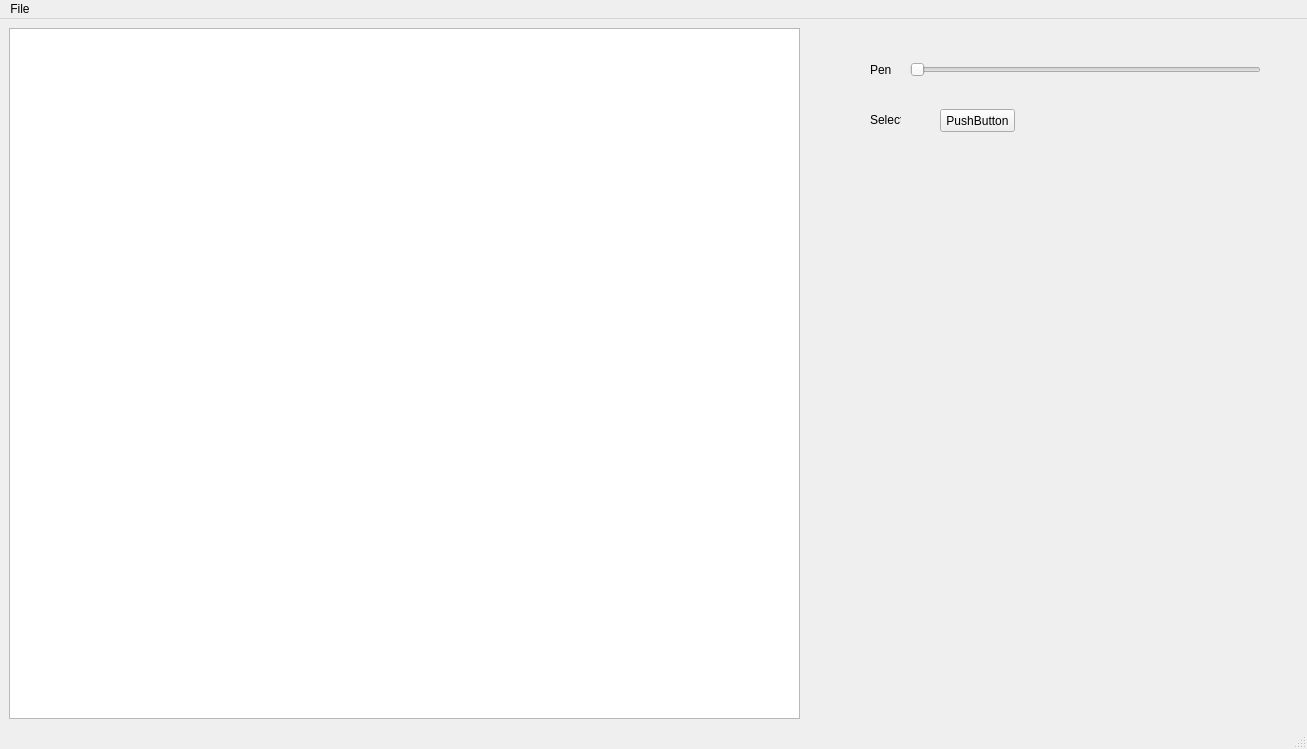
<?xml version="1.0" encoding="UTF-8"?>
<ui version="4.0">
 <class>DrawPictureWindow</class>
 <widget class="QMainWindow" name="DrawPictureWindow">
  <property name="geometry">
   <rect>
    <x>0</x>
    <y>0</y>
    <width>1307</width>
    <height>749</height>
   </rect>
  </property>
  <property name="windowTitle">
   <string>DrawPictureWindow</string>
  </property>
  <widget class="QWidget" name="centralwidget">
   <widget class="QGraphicsView" name="graphicsView">
    <property name="geometry">
     <rect>
      <x>9</x>
      <y>9</y>
      <width>791</width>
      <height>691</height>
     </rect>
    </property>
   </widget>
   <widget class="QSlider" name="horizontalSlider">
    <property name="geometry">
     <rect>
      <x>910</x>
      <y>40</y>
      <width>351</width>
      <height>21</height>
     </rect>
    </property>
    <property name="orientation">
     <enum>Qt::Horizontal</enum>
    </property>
   </widget>
   <widget class="QLabel" name="label">
    <property name="geometry">
     <rect>
      <x>870</x>
      <y>40</y>
      <width>31</width>
      <height>21</height>
     </rect>
    </property>
    <property name="text">
     <string>Pen</string>
    </property>
   </widget>
   <widget class="QLabel" name="label_2">
    <property name="geometry">
     <rect>
      <x>870</x>
      <y>90</y>
      <width>31</width>
      <height>21</height>
     </rect>
    </property>
    <property name="text">
     <string>Select</string>
    </property>
   </widget>
   <widget class="QPushButton" name="pushButton">
    <property name="geometry">
     <rect>
      <x>940</x>
      <y>90</y>
      <width>75</width>
      <height>23</height>
     </rect>
    </property>
    <property name="text">
     <string>PushButton</string>
    </property>
   </widget>
  </widget>
  <widget class="QMenuBar" name="menubar">
   <property name="geometry">
    <rect>
     <x>0</x>
     <y>0</y>
     <width>1307</width>
     <height>21</height>
    </rect>
   </property>
   <widget class="QMenu" name="menuFile">
    <property name="title">
     <string>File</string>
    </property>
    <addaction name="actionSave_Image"/>
    <addaction name="separator"/>
    <addaction name="actionQuit"/>
   </widget>
   <addaction name="menuFile"/>
  </widget>
  <widget class="QStatusBar" name="statusbar"/>
  <action name="actionSave_Image">
   <property name="text">
    <string>Save Image</string>
   </property>
   <property name="shortcut">
    <string>Ctrl+S</string>
   </property>
  </action>
  <action name="actionQuit">
   <property name="text">
    <string>Quit</string>
   </property>
   <property name="shortcut">
    <string>Ctrl+Q</string>
   </property>
  </action>
 </widget>
 <resources/>
 <connections>
  <connection>
   <sender>actionQuit</sender>
   <signal>triggered()</signal>
   <receiver>DrawPictureWindow</receiver>
   <slot>close()</slot>
   <hints>
    <hint type="sourcelabel">
     <x>-1</x>
     <y>-1</y>
    </hint>
    <hint type="destinationlabel">
     <x>653</x>
     <y>374</y>
    </hint>
   </hints>
  </connection>
  <connection>
   <sender>actionSave_Image</sender>
   <signal>triggered()</signal>
   <receiver>DrawPictureWindow</receiver>
   <slot>SaveImage()</slot>
   <hints>
    <hint type="sourcelabel">
     <x>-1</x>
     <y>-1</y>
    </hint>
    <hint type="destinationlabel">
     <x>653</x>
     <y>374</y>
    </hint>
   </hints>
  </connection>
 </connections>
 <slots>
  <slot>SaveImage()</slot>
 </slots>
</ui>
